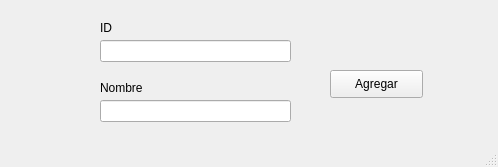
<?xml version="1.0" encoding="UTF-8"?>
<ui version="4.0">
 <class>AgregarEspecie</class>
 <widget class="QMainWindow" name="AgregarEspecie">
  <property name="geometry">
   <rect>
    <x>0</x>
    <y>0</y>
    <width>498</width>
    <height>167</height>
   </rect>
  </property>
  <property name="windowTitle">
   <string>Agregar Especie</string>
  </property>
  <widget class="QWidget" name="centralwidget">
   <widget class="QLineEdit" name="lineEdit">
    <property name="geometry">
     <rect>
      <x>100</x>
      <y>40</y>
      <width>191</width>
      <height>22</height>
     </rect>
    </property>
   </widget>
   <widget class="QLineEdit" name="lineEdit_2">
    <property name="geometry">
     <rect>
      <x>100</x>
      <y>100</y>
      <width>191</width>
      <height>22</height>
     </rect>
    </property>
   </widget>
   <widget class="QLabel" name="label">
    <property name="geometry">
     <rect>
      <x>100</x>
      <y>20</y>
      <width>55</width>
      <height>16</height>
     </rect>
    </property>
    <property name="text">
     <string>ID</string>
    </property>
   </widget>
   <widget class="QLabel" name="label_2">
    <property name="geometry">
     <rect>
      <x>100</x>
      <y>80</y>
      <width>55</width>
      <height>16</height>
     </rect>
    </property>
    <property name="text">
     <string>Nombre</string>
    </property>
   </widget>
   <widget class="QPushButton" name="btnAgregar">
    <property name="geometry">
     <rect>
      <x>330</x>
      <y>70</y>
      <width>93</width>
      <height>28</height>
     </rect>
    </property>
    <property name="text">
     <string>Agregar</string>
    </property>
   </widget>
  </widget>
  <widget class="QStatusBar" name="statusbar"/>
 </widget>
 <resources/>
 <connections/>
</ui>
